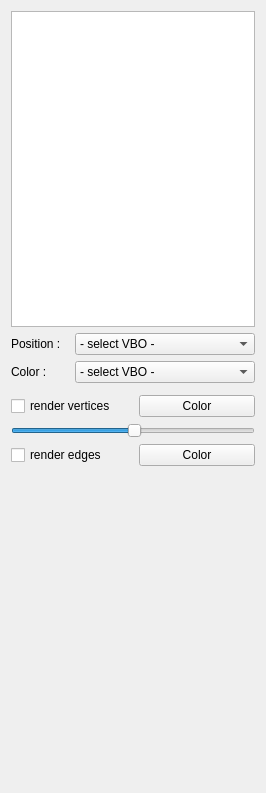
<?xml version="1.0" encoding="UTF-8"?>
<ui version="4.0">
 <exportmacro>SCHNAPPS_PLUGIN_POLYLINE_RENDER_API</exportmacro>
 <class>PolylineRender_TabWidget</class>
 <widget class="QWidget" name="PolylineRender_TabWidget">
  <property name="geometry">
   <rect>
    <x>0</x>
    <y>0</y>
    <width>266</width>
    <height>793</height>
   </rect>
  </property>
  <property name="windowTitle">
   <string>Form</string>
  </property>
  <layout class="QGridLayout" name="gridLayout">
   <item row="0" column="0" colspan="4">
    <widget class="QListWidget" name="list_maps"/>
   </item>
   <item row="1" column="0">
    <widget class="QLabel" name="label_2">
     <property name="text">
      <string>Position :</string>
     </property>
    </widget>
   </item>
   <item row="1" column="1" colspan="3">
    <widget class="QComboBox" name="combo_positionVBO">
     <property name="sizePolicy">
      <sizepolicy hsizetype="Expanding" vsizetype="Fixed">
       <horstretch>0</horstretch>
       <verstretch>0</verstretch>
      </sizepolicy>
     </property>
     <item>
      <property name="text">
       <string>- select VBO -</string>
      </property>
     </item>
    </widget>
   </item>
   <item row="2" column="0">
    <widget class="QLabel" name="label_4">
     <property name="text">
      <string>Color :</string>
     </property>
    </widget>
   </item>
   <item row="2" column="1" colspan="3">
    <widget class="QComboBox" name="combo_colorVBO">
     <property name="sizePolicy">
      <sizepolicy hsizetype="MinimumExpanding" vsizetype="Fixed">
       <horstretch>0</horstretch>
       <verstretch>0</verstretch>
      </sizepolicy>
     </property>
     <item>
      <property name="text">
       <string>- select VBO -</string>
      </property>
     </item>
    </widget>
   </item>
   <item row="3" column="0" rowspan="2" colspan="4">
    <widget class="Line" name="line"/>
   </item>
   <item row="5" column="0" colspan="2">
    <widget class="QCheckBox" name="check_renderVertices">
     <property name="text">
      <string>render vertices</string>
     </property>
    </widget>
   </item>
   <item row="6" column="0" colspan="4">
    <widget class="QSlider" name="slider_vertexScaleFactor">
     <property name="value">
      <number>50</number>
     </property>
     <property name="orientation">
      <enum>Qt::Horizontal</enum>
     </property>
    </widget>
   </item>
   <item row="7" column="0" colspan="2">
    <widget class="QCheckBox" name="check_renderEdges">
     <property name="text">
      <string>render edges</string>
     </property>
    </widget>
   </item>
   <item row="7" column="2" colspan="2">
    <widget class="QPushButton" name="edgeColorButton">
     <property name="sizePolicy">
      <sizepolicy hsizetype="Preferred" vsizetype="Minimum">
       <horstretch>0</horstretch>
       <verstretch>0</verstretch>
      </sizepolicy>
     </property>
     <property name="maximumSize">
      <size>
       <width>16777215</width>
       <height>32</height>
      </size>
     </property>
     <property name="text">
      <string>Color</string>
     </property>
    </widget>
   </item>
   <item row="8" column="0" colspan="4">
    <spacer name="verticalSpacer">
     <property name="orientation">
      <enum>Qt::Vertical</enum>
     </property>
     <property name="sizeHint" stdset="0">
      <size>
       <width>156</width>
       <height>161</height>
      </size>
     </property>
    </spacer>
   </item>
   <item row="5" column="2" colspan="2">
    <widget class="QPushButton" name="vertexColorButton">
     <property name="sizePolicy">
      <sizepolicy hsizetype="Preferred" vsizetype="Preferred">
       <horstretch>0</horstretch>
       <verstretch>0</verstretch>
      </sizepolicy>
     </property>
     <property name="maximumSize">
      <size>
       <width>16777215</width>
       <height>32</height>
      </size>
     </property>
     <property name="text">
      <string>Color</string>
     </property>
    </widget>
   </item>
  </layout>
 </widget>
 <resources/>
 <connections/>
</ui>
